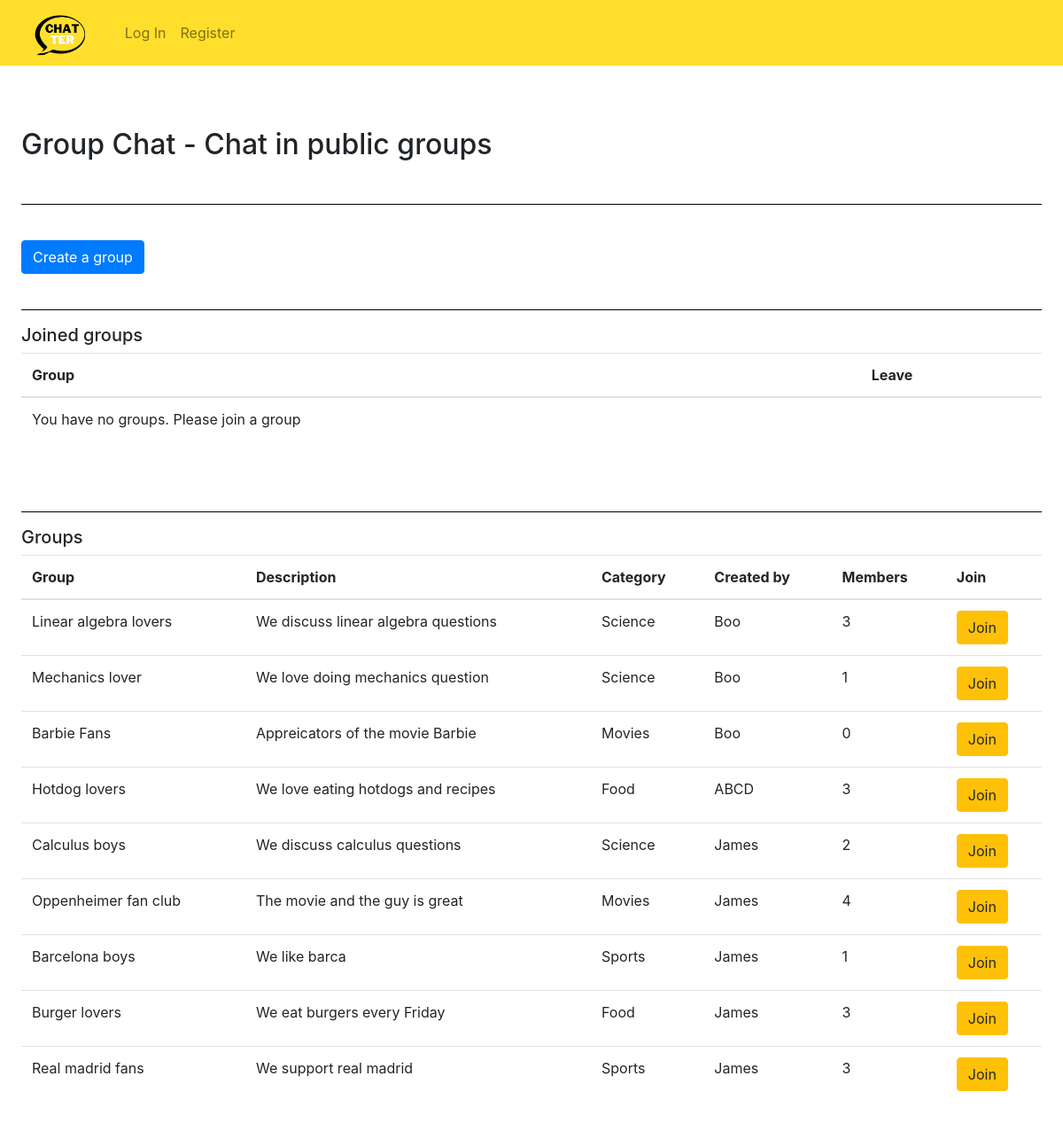
/group_home, run on the app's committed database.
### chatter/models.py (models this page shows)
class Group(models.Model):
    group_name = models.CharField(max_length = 1000)
    owner = models.ForeignKey(User, related_name = "group_owner", on_delete = models.CASCADE)
    description = models.CharField(max_length = 10000)
    category = models.CharField(max_length = 1000, default = "General")
    members = models.ManyToManyField(User, related_name = "joined_group")

class User(AbstractUser):
    bio = models.CharField(max_length = 1000, default = '')

### chatter/views.py (the view, shortened to what this page needs)
# urls.py: path("group_home", views.group_home, name = "group_home"),
def group_home(request):
    groups = Group.objects.all().order_by("-id")
    display_groups = []
    user_groups = []
    for i in groups:
        if request.user in i.members.all():
            setattr(i, 'member_count', i.members.count())
            try:
                last_message = GroupMessage.objects.filter(group = i).order_by("-id")[0]
                setattr(i, 'last_message', last_message)
            except:
                pass
            user_groups.append(i)
        else:
            setattr(i, 'member_count', i.members.count())
            display_groups.append(i)
    return render(request, "chatter/group_home.html", {
        "groups": display_groups,
        "user_groups": user_groups,
    })

### chatter/templates/chatter/group_home.html (shortened to what this page needs)
{% extends "chatter/layout.html" %}
{% load static %}
{% block body %}
<h2> Group Chat - Chat in public groups </h2>
<br>
<hr>
<br>
<button class="btn btn-primary" type = "button" id = "show_form"> Create a group </button>
<br>
<br>
<hr>
<h5> Joined groups </h5>
<table class="table">
    <thead>
    <tr>
        <th scope="col"> Group </th>
        <th scope="col"> Leave </th>
    </tr>
    </thead>
    <tbody>
        <div class = "col-auto">
            {% if user_groups %}
                {% for group in user_groups %}
                    <tr>
                        <td>
                            {{group.group_name}} &nbsp &nbsp &nbsp &nbsp
                            {% if group.last_message %}
                                {{group.last_message.messager}}: {{group.last_message.content}} &nbsp &nbsp &nbsp &nbsp
                            {% endif %}
                            <button type = "submit" class = "btn btn-warning"><a href = "{% url 'group' group.id %}" > <i class="fa-solid fa-user-group"></i> </a></button>
                        </td>
                        <td>
                            <form method = "post" action = "{% url 'group_join' group.id %}" > {% csrf_token %} <button type = "submit" class = "btn btn-warning" > Leave </button> </form>
                        </td>
                    </tr>
                {% endfor %}
            {% else %}
                    <tr>
                        <td> You have no groups. Please join a group</td>
                        <td></td>
                    </tr>
            {% endif %}
            </div>
    </tbody>
</table>
<br>
<br>
<hr>
<h5> Groups </h5>
<table class="table">
    <thead>
    <tr>
        <th scope="col"> Group </th>
        <th scope="col"> Description </th>
        <th scope="col"> Category </th>
        <th scope="col"> Created by </th>
        <th scope="col"> Members </th>
        <th scope="col"> Join </th>
    </tr>
    </thead>
    <tbody>
        <div class = "col-auto">
            {% for group in groups %}
                <tr>
                    <td>
                        {{group.group_name}}
                    </td>
                    <td>
                        {{group.description}}
                    </td>
                    <td>
                        {{group.category}}
                    </td>
                    <td>
                        {{group.owner}}
                    </td>
                    <td>
                        {{group.member_count}}
                    </td>
                    <td>
                        <form method = "post" action = "{% url 'group_join' group.id %}" > {% csrf_token %} <button type = "submit" class = "btn btn-warning" > Join </button> </form>
                    </td>
                </tr>
                {% endfor %}
            </div>
    </tbody>
</table>
{% endblock %}

### chatter/templates/chatter/layout.html (shortened to what this page needs)
{% load static %}
<!DOCTYPE html>
<html lang="en">
    <head>
        <link rel="stylesheet" href="https://stackpath.bootstrapcdn.com/bootstrap/4.4.1/css/bootstrap.min.css">
        <link href="{% static 'chatter/chatter.css' %}" rel="stylesheet">
    </head>
    <body>
            <nav class="navbar navbar-expand-lg navbar-light fixed-top" id = "navbar">
                <img src = "{% static 'chatter/images/chatter_logo.png' %}" alt = "Logo" class = "image">
                {% if user.is_authenticated %}
                <ul class="navbar-nav mr-auto">
                    <li class="nav-item navigate">
                        <a class="navbar-brand" href="{% url 'index' %}"> <i class="fa-solid fa-globe"></i> </a>
                    </li>
                    <li class="nav-item navigate">
                        <a class="navbar-brand" href="{% url 'group_home' %}"> <i class="fa-solid fa-user-group"></i> </a>
                    </li>
                    <li class="nav-item navigate">
                        <a class="navbar-brand" href="{% url 'direct_home' %}"><i class="fa-solid fa-paper-plane"></i></a>
                    </li>
                    <li class="nav-item navigate">
                        <a class="navbar-brand" href="{% url 'search' %}"> <i class="fa-solid fa-magnifying-glass"></i> </a>
                    </li>
                    <li class="nav-item navigate">
                            <a class="navbar-brand" href="{% url 'profile' user.username %}">{{user.username}}</a>
                    </li>
                    <li class="nav-item navigate">
                            <a class="nav-link" href="{% url 'logout' %}">Logout</a>
                    </li>
                </ul>
                {% else %}
                <ul class="navbar-nav me-auto mb-2 mb-lg-0">
                    <li class="nav-item">
                        <a class="nav-link" href="{% url 'index' %}">Log In</a>
                    </li>
                    <li class="nav-item">
                        <a class="nav-link" href="{% url 'register' %}">Register</a>
                    </li>
                </ul>
                {% endif %}
            </nav>
            <br>
            <br>
            <br>
            <br>
            <br>
        <div class="body">
            {% block body %}
            {% endblock %}
        </div>
    </body>
</html>

### chatter/static/chatter/chatter.css (style rules this page uses)
.body { margin: 2%; }
#navbar { background-color: #ffdf2b; }
.image { margin-left: 2%; margin-right: 3%; width: 5%; height: 5%; }
hr { background-color:black; }

### data on the page
Group: group_name "Linear algebra lovers", description "We discuss linear algebra questions", category "Science", owner "Boo", member_count "3"
Group: group_name "Mechanics lover", description "We love doing mechanics question", category "Science", owner "Boo", member_count "1"
Group: group_name "Barbie Fans", description "Appreicators of the movie Barbie", category "Movies", owner "Boo", member_count "0"
Group: group_name "Hotdog lovers", description "We love eating hotdogs and recipes", category "Food", owner "ABCD", member_count "3"
Group: group_name "Calculus boys", description "We discuss calculus questions", category "Science", owner "James", member_count "2"
Group: group_name "Oppenheimer fan club", description "The movie and the guy is great", category "Movies", owner "James", member_count "4"
Group: group_name "Barcelona boys", description "We like barca", category "Sports", owner "James", member_count "1"
Group: group_name "Burger lovers", description "We eat burgers every Friday", category "Food", owner "James", member_count "3"
Group: group_name "Real madrid fans", description "We support real madrid", category "Sports", owner "James", member_count "3"
